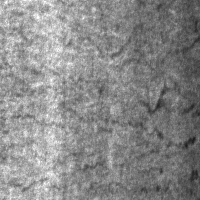
#> input picture me_term_project/NEU Metal Surface Defects Data/test/Crazing/Cr_10.bmp, 200 x 200 px, found by its file name
$ jupyter execute --allow-errors 01_preprocess.ipynb   (shell and % lines are left out)
#> lines starting #> are read from the running program, lines starting #| are printed output that depends on the picture
# NEU Data

First, I need to verify that python can find the original images so we can process them.

The NEU dataset contains 300 images for each defects. With 6 defects, there are 1800 total defects.

All images are 200x200 grayscale bitmap images. The filenames indicate the defect class with the first 2 letters.

but I want to separate one of the classes for later novelty detection purposes so I will only use 1500 images. with 5 defects

# Module imports
I will use skimage to pre-process the images, pathlib to navigate files, and matplotlib for visualization.

[cell 1]
import matplotlib.pyplot as plt
import numpy as np
import os
from pathlib import Path
import skimage.exposure
import skimage.io
import skimage.transform

[cell 2]
root = Path('NEU_dataset') # directory where original NEU images are stored
#> (the rest of this cell did not finish here and is left out)

# Pre-processing
I will take the following steps:
  * Load the image into python
  * Apply histogram equalization
  * Resize the image to 224 x 224 needed for use with VGG16
  * Save the image to disk

I will start with the process for a single image as an example, and then process all of them in one batch.

## Load image

[cell 3]
im_path = Path('NEU_dataset','Cr_10.bmp') # path to image
assert im_path.exists()

im = skimage.io.imread(im_path, as_gray=True) # load image
#> im is the input picture: shape (200, 200); min 26, max 255, mean 137

# display the image to verify it loads as expected
fig, ax = plt.subplots()
ax.imshow(im, cmap='gray')

## Histogram equalization

Histogram equalization stretches the contrast of an image. We will see the effect this can have below.

[cell 4]
im = skimage.img_as_float32(im) # before applying histogram equalization we want to be sure that the image is represented with floating point pixel values between 0 and 1

im_eq = skimage.exposure.equalize_adapthist(im) # apply histogram equalization
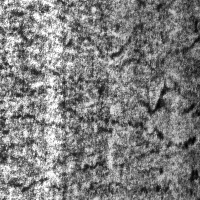
#> im_eq: shape (200, 200) float32; min 0, max 1, mean 0.496


# get histogram from each image
hist, bins = skimage.exposure.histogram(skimage.img_as_ubyte(im))
#> hist = 230 values, max 494 at index 99, min 0 at index 1, mean 173.9; bins = 230 values from 26 to 255
bins = bins/bins.max()
#> bins = 230 values from 0.102 to 1
hist = hist/hist.max()
#> hist = 230 values, max 1 at index 99, min 0 at index 1, mean 0.352
hist_cumsum = hist.cumsum() / hist.sum()
#> hist_cumsum = 230 values from 2.5e-05 to 1

hist_eq, bins_eq = skimage.exposure.histogram(skimage.img_as_ubyte(im_eq))
#> hist_eq = 256 values, max 356 at index 116, min 0 at index 2, mean 156.2; bins_eq = 256 values from 0 to 255
bins_eq = bins_eq/bins_eq.max()
#> bins_eq = 256 values from 0 to 1
hist_eq = hist_eq / hist_eq.max()
#> hist_eq = 256 values, max 1 at index 116, min 0 at index 2, mean 0.439
hist_eq_cumsum = hist_eq.cumsum() / hist_eq.sum()
#> hist_eq_cumsum = 256 values from 2.5e-05 to 1

# visualize image and histograms before and after equalization
fig, ax = plt.subplots(2,2, figsize=(5,3), dpi=300, sharex=True, sharey=False)

# display images
ax[0,0].imshow(im, extent=(0,1,0,1), cmap='gray')
ax[1,0].imshow(im_eq, extent=(0,1,0,1), cmap='gray')

# plot intensity histograms
ax[0,1].plot(bins, hist, label='counts', linestyle='-', color='slateblue')
ax[0,1].plot(bins, hist_cumsum, label='cumulative', linestyle='-.', color='deeppink')
ax[1,1].plot(bins_eq, hist_eq, linestyle='-', color='slateblue')
ax[1,1].plot(bins_eq, hist_eq_cumsum, linestyle='-.', color='deeppink')

# label axes
ax[0,1].set_ylabel('counts')
ax[1,1].set_ylabel('counts')
ax[1,1].set_xlabel('intensity')

# legend
ax[0,1].legend(loc='upper right', bbox_to_anchor=(2,1), facecolor='w')

# turn off axes on image
ax[0,0].axis('off')
ax[1,0].axis('off')

# extend xlim so you can see edges of graph
ax[1,1].set_xlim([0,1.01])

# make titles
for a, title in zip(ax.ravel(), ['a)','b)','c)','d)']):
    a.set_title(title, loc='left')
for a in ax[:,1].ravel():
    a.set_yticks(np.linspace(0,1,3))
    a.set_yticks([0.25,0.75], minor=True)
    a.set_xticks(np.linspace(0,1,3))
    a.set_xticks([0.25,0.75], minor=True)

fig.tight_layout()
fig.savefig(Path('example_bmp','Figures','HistEQExample.png'), bbox_inches='tight')
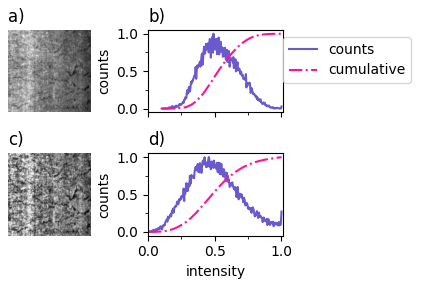
#> figure drawn by matplotlib, 4 panels; panel 4: curve peaks at x = 0.455, y = 1; panel 4: curve peaks at x = 1, y = 1

$ run again, with me_term_project/NEU Metal Surface Defects Data/test/Crazing/Cr_1.bmp copied over me_term_project/NEU Metal Surface Defects Data/test/Crazing/Cr_10.bmp
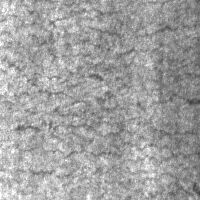
#> input picture me_term_project/NEU Metal Surface Defects Data/test/Crazing/Cr_1.bmp, 200 x 200 px, found by its file name
#> im is the input picture: shape (200, 200); min 60, max 255, mean 160.6
#> `im_eq = skimage.exposure.equalize_adapthist(im)`:
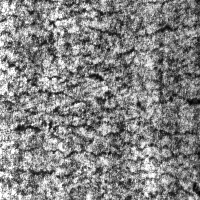
#> im_eq: shape (200, 200) float32; min 0, max 1, mean 0.518
#> `hist, bins = skimage.exposure.histogram(skimage.img_as_ubyte(im))`: hist = 196 values, max 643 at index 95, min 0 at index 1, mean 204.1; bins = 196 values from 60 to 255
#> `bins = bins/bins.max()`: bins = 196 values from 0.235 to 1
#> `hist = hist/hist.max()`: hist = 196 values, max 1 at index 95, min 0 at index 1, mean 0.317
#> hist_cumsum = 196 values from 2.5e-05 to 1
#> `hist_eq, bins_eq = skimage.exposure.histogram(skimage.img_as_ubyte(im_..`: hist_eq = 256 values, max 314 at index 128, min 0 at index 1, mean 156.2; bins_eq = 256 values from 0 to 255
#> `bins_eq = bins_eq/bins_eq.max()`: bins_eq = 256 values from 0 to 1
#> `hist_eq = hist_eq / hist_eq.max()`: hist_eq = 256 values, max 1 at index 128, min 0 at index 1, mean 0.498
#> hist_eq_cumsum = 256 values from 2.5e-05 to 1
#> `fig.savefig(Path('example_bmp','Figures','HistEQExample.png'), bbox_in..`:
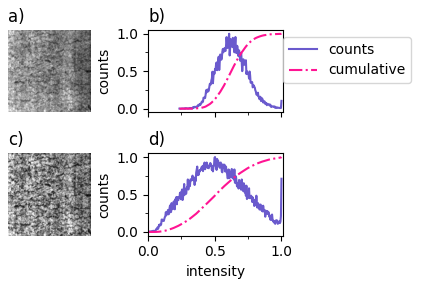
#> figure drawn by matplotlib, 4 panels; panel 4: curve peaks at x = 0.502, y = 1; panel 4: curve peaks at x = 1, y = 1

$ run again, with me_term_project/NEU Metal Surface Defects Data/test/Crazing/Cr_100.bmp copied over me_term_project/NEU Metal Surface Defects Data/test/Crazing/Cr_10.bmp
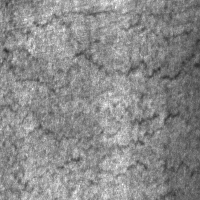
#> input picture me_term_project/NEU Metal Surface Defects Data/test/Crazing/Cr_100.bmp, 200 x 200 px, found by its file name
#> im is the input picture: shape (200, 200); min 43, max 254, mean 138.5
#> `im_eq = skimage.exposure.equalize_adapthist(im)`:
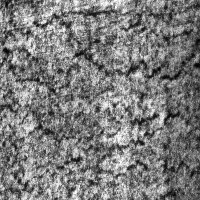
#> im_eq: shape (200, 200) float32; min 0, max 1, mean 0.486
#> `hist, bins = skimage.exposure.histogram(skimage.img_as_ubyte(im))`: hist = 212 values, max 644 at index 95, min 0 at index 1, mean 188.7; bins = 212 values from 43 to 254
#> `bins = bins/bins.max()`: bins = 212 values from 0.169 to 1
#> `hist = hist/hist.max()`: hist = 212 values, max 1 at index 95, min 0 at index 1, mean 0.293
#> hist_cumsum = 212 values from 2.5e-05 to 1
#> `hist_eq, bins_eq = skimage.exposure.histogram(skimage.img_as_ubyte(im_..`: hist_eq = 256 values, max 350 at index 115, min 0 at index 1, mean 156.2; bins_eq = 256 values from 0 to 255
#> `bins_eq = bins_eq/bins_eq.max()`: bins_eq = 256 values from 0 to 1
#> `hist_eq = hist_eq / hist_eq.max()`: hist_eq = 256 values, max 1 at index 115, min 0 at index 1, mean 0.446
#> hist_eq_cumsum = 256 values from 2.5e-05 to 1
#> `fig.savefig(Path('example_bmp','Figures','HistEQExample.png'), bbox_in..`:
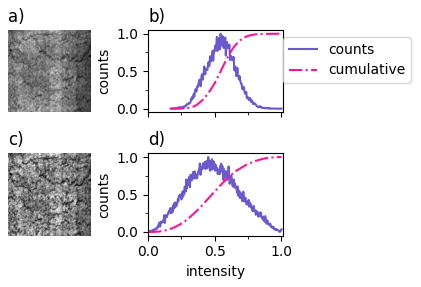
#> figure drawn by matplotlib, 4 panels; panel 4: curve peaks at x = 0.451, y = 1; panel 4: curve peaks at x = 1, y = 1

$ run again, with me_term_project/NEU Metal Surface Defects Data/test/Crazing/Cr_101.bmp copied over me_term_project/NEU Metal Surface Defects Data/test/Crazing/Cr_10.bmp
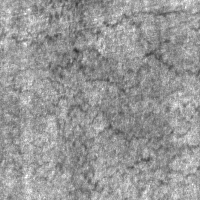
#> input picture me_term_project/NEU Metal Surface Defects Data/test/Crazing/Cr_101.bmp, 200 x 200 px, found by its file name
#> im is the input picture: shape (200, 200); min 43, max 255, mean 151.4
#> `im_eq = skimage.exposure.equalize_adapthist(im)`:
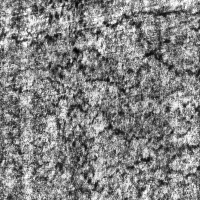
#> im_eq: shape (200, 200) float32; min 0, max 1, mean 0.515
#> `hist, bins = skimage.exposure.histogram(skimage.img_as_ubyte(im))`: hist = 213 values, max 735 at index 104, min 0 at index 1, mean 187.8; bins = 213 values from 43 to 255
#> `bins = bins/bins.max()`: bins = 213 values from 0.169 to 1
#> `hist = hist/hist.max()`: hist = 213 values, max 1 at index 104, min 0 at index 1, mean 0.256
#> hist_cumsum = 213 values from 2.5e-05 to 1
#> `hist_eq, bins_eq = skimage.exposure.histogram(skimage.img_as_ubyte(im_..`: hist_eq = 256 values, max 348 at index 116, min 0 at index 1, mean 156.2; bins_eq = 256 values from 0 to 255
#> `bins_eq = bins_eq/bins_eq.max()`: bins_eq = 256 values from 0 to 1
#> `hist_eq = hist_eq / hist_eq.max()`: hist_eq = 256 values, max 1 at index 116, min 0 at index 1, mean 0.449
#> hist_eq_cumsum = 256 values from 2.5e-05 to 1
#> `fig.savefig(Path('example_bmp','Figures','HistEQExample.png'), bbox_in..`:
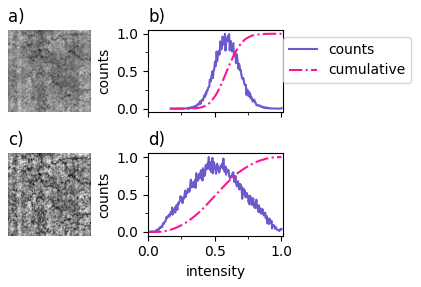
#> figure drawn by matplotlib, 4 panels; panel 4: curve peaks at x = 0.455, y = 1; panel 4: curve peaks at x = 1, y = 1
